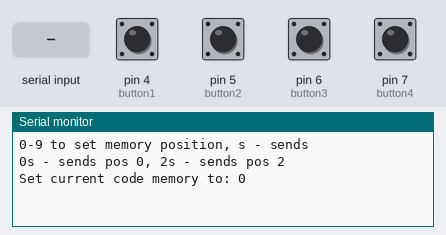
Simulated run of this sketch. Board: Arduino Uno, built with avr-gcc and run on an emulated ATmega328P. Shown: the last lines printed to the serial monitor. The inputs (shaded band) are chosen by the test bench; at power-on: pin 4 (button1), pin 5 (button2), pin 6 (button3), pin 7 (button4) HIGH.

Above: at 1.2 s.
1.3 s: pin 4 (button1) pulled LOW for 0.15 s
At 2.6 s:
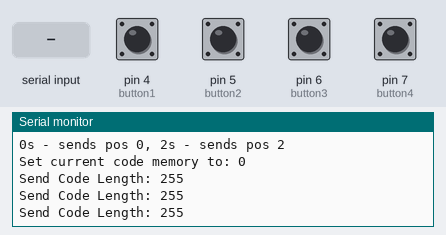
2.9 s: "90,45\n" received over Serial
At 3.6 s:
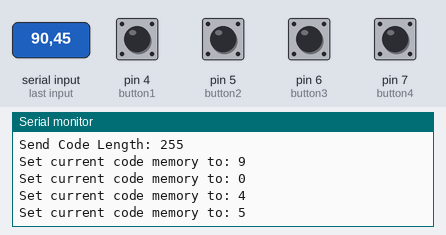
4.4 s: "30,150\n" received over Serial
At 6.0 s:
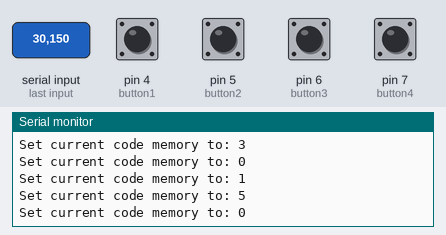
Timing chart, 0 to 7.5 s (numbered marks = the images above; inputs shaded):
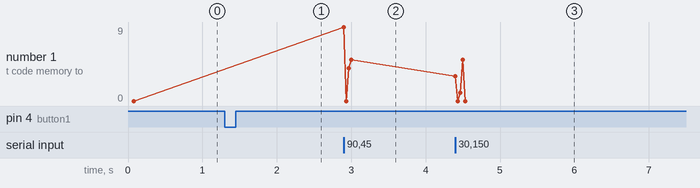

The sketch:

ir_2.ino
```cpp
/*############################# LEARNING REMOTE CONTROL ################################
       This week we built a learning remote control using and IR detector and an IR
       emitter.  We can program the remote control and play back by simply pressing
       a button.

       We also introduce for the first time the ability to write to EEPROM on the
       arduino.

   From: Mike Myers (http://mikemyers.me)  @netnutmike
       Let's Make It Episode 26

       http://tech-zen.tv

       For the sample code, show notes, contact information and many more
       videos, visit the show page at http://tech-zen.tv/letsmakeit

       Please subscribe to our YouTube channel (http://youtube.com/techzentv) or our
       netcasts at any of your favorite netcast / podcast outlets.

       We normally record Let's Make It live on Monday evenings around
       9pm eastern. You can watch it live by going to tech-zen.tv and clicking
       the live link at the top of the page.

       We also have a community setup for our viewers and listeners. You can
       join the community by going to community.tech-zen.tv.

       We love input on what you would like to know or if you have an idea for
       a new Let's Make it episode, you can contact us via email or phone at
       the show information page.

       In fact, the subject of this show was done at the request of a viewer.
################################################################################*/

#include <EEPROM.h>
#include <IRremote.h>

//pin the IR receiver is connected to
int irRxPin = 9;

//frequency
int f = 38;

//buttons for the remote (pin they are connected to)
int button1 = 4;
int button2 = 5;
int button3 = 6;
int button4 = 7;

//define the class variables
IRrecv irrecv(irRxPin);
IRsend irsend;

//define results structure
decode_results results;

//global variables
int codeLength = 0;
int currentCode = 0;

void setup()
{
  // the serial port is used to see what is happening with the serial monitor
  Serial.begin(9600);

  //setup button pins
  pinMode(button1, INPUT_PULLUP);
  pinMode(button2, INPUT_PULLUP);
  pinMode(button3, INPUT_PULLUP);
  pinMode(button4, INPUT_PULLUP);

  //print to serial port with options
  Serial.println("0-9 to set memory position, s - sends");
  Serial.println("0s - sends pos 0, 2s - sends pos 2");

  //start IR receiver
  irrecv.enableIRIn();

  //set the startup default code
  setCodeMemory(0);
}

void loop()
{
  //look for something on the serial port
  if (Serial.available())
  {
    char ch = Serial.read();
    if (ch >= '0' && ch <= '9')        //set memory position
      setCodeMemory(ch - '0');
    else if (ch == 's')                //send code
      sendIR(currentCode);

  }

  //look for button presses
  if (!digitalRead(button1))
    sendIR(0);

  if (!digitalRead(button2))
    sendIR(1);

  if (!digitalRead(button3))
    sendIR(2);

  if (!digitalRead(button4))
    sendIR(3);

  //look for incoming ir code to save
  if (irrecv.decode(&results))
  {
    storeCode();
    irrecv.resume();    //you must resume receive after a code is received
  }
}

//=======================================================
//
// Function: setCodeMemory
//
// Inputs:
//    int x - the memory position to set the position to
//
// Returns:
//     void
//
//======================================================
void setCodeMemory(int x)
{
  currentCode = x;
  Serial.print("Set current code memory to: ");
  Serial.println(currentCode);
  irrecv.resume();
}

//=======================================================
//
// Function: storeCode
//
// Inputs:
//    * none
//
// Returns:
//     void
//
//======================================================
void storeCode()
{
  //Write the code to EEPROM, first byte contains the length
  int startIndex = currentCode * (RAWBUF + 1);
  int len = results.rawlen - 1;
  EEPROM.write(startIndex, (unsigned byte)len);
  for (int i = 0; i<len; ++i)
  {
    if (results.rawbuf[i] > 255)
    {
      EEPROM.write(startIndex + i + 1, 255);
    } else {
      EEPROM.write(startIndex + i + 1, results.rawbuf[i]);
    }
  }
  Serial.print("Saved code, length: ");
  Serial.println(len);
}

//=======================================================
//
// Function: sendIR
//
// Inputs:
//     int codeNumber - Code number to send
//
// Returns:
//     void
//
//======================================================
void sendIR(int codeNumber)
{
  int startIndex = codeNumber * (RAWBUF + 1);
  int len = EEPROM.read(startIndex);
  unsigned int code[RAWBUF];
  for (int i=0; i<len; ++i)
  {
    int pulseLen = EEPROM.read(startIndex + i + 2);
    if (i % 2)
      code[i] = pulseLen * USECPERTICK + MARK_EXCESS;
    else
      code[i] = pulseLen * USECPERTICK - MARK_EXCESS;
  }
  irsend.sendRaw(code, len, f);
  Serial.print("Send Code Length: ");
  Serial.println(len);
}
```

Measured:
- after the input at 1.3 s, the serial monitor: prints a new line after 0.07 s (image 1)
- after the input at 2.9 s, the serial monitor: prints a new line at once (image 2)
- after the input at 4.4 s, the serial monitor: prints a new line at once (image 3)
- plotted number 1: 0 → 5 after the input at 2.9 s
